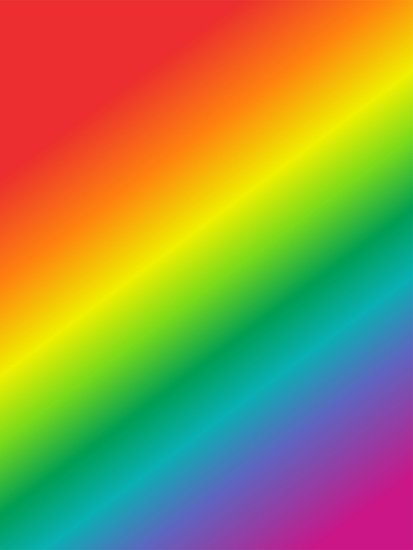
#> input picture DATA/rainbow.jpg, 413 x 550 px
$ python equalization.py
#> lines starting #> are read from the running program, lines starting #| are printed output that depends on the picture

import cv2
import numpy as np
import matplotlib.pyplot as plt

rainbow = cv2.imread("../DATA/rainbow.jpg")
#> rainbow is the input picture: shape (550, 413, 3); mean B, G, R 72.8, 142.3, 152.3
show_rainbow = cv2.cvtColor(rainbow, cv2.COLOR_BGR2RGB)

mask = np.zeros(rainbow.shape[:2],np.uint8)
# plt.imshow(mask,cmap="gray")

mask[300:400,100:400] = 255
# plt.imshow(mask,cmap="gray")

masked_rainbow = cv2.bitwise_and(rainbow,rainbow,mask=mask)
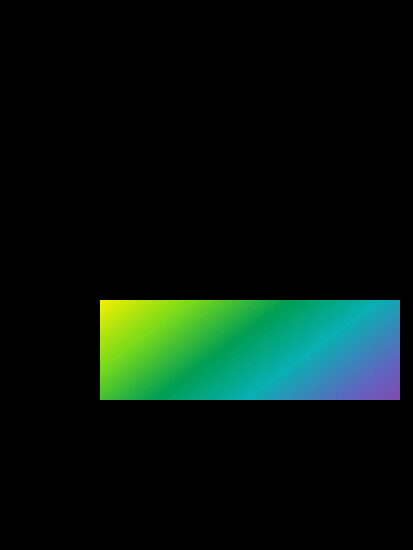
#> masked_rainbow: shape (550, 413, 3); mean B, G, R 14.7, 22.5, 6.8
show_masked_rainbow = cv2.bitwise_and(show_rainbow,show_rainbow,mask=mask)
# plt.imshow(show_masked_rainbow)

hist_masked_values_red = cv2.calcHist([rainbow], channels=[2], mask=mask,histSize=[256],ranges=[0,256])
#> hist_masked_values_red = 256 values, max 1332 at index 1, min 0 at index 221, mean 117.2
hist_values_red = cv2.calcHist([rainbow], channels=[2], mask=None,histSize=[256],ranges=[0,256])
#> hist_values_red = 256 values, max 20471 at index 236, min 70 at index 226, mean 887.3

plt.plot(hist_masked_values_red)
plt.title("Red histogram for masked rainbow")
# plt.plot(hist_values_red)

plt.show()
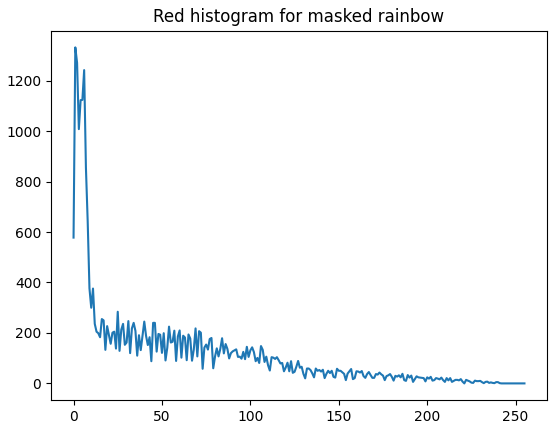
#> figure drawn by matplotlib, 1 panel; curve peaks at x = 1, y = 1332
